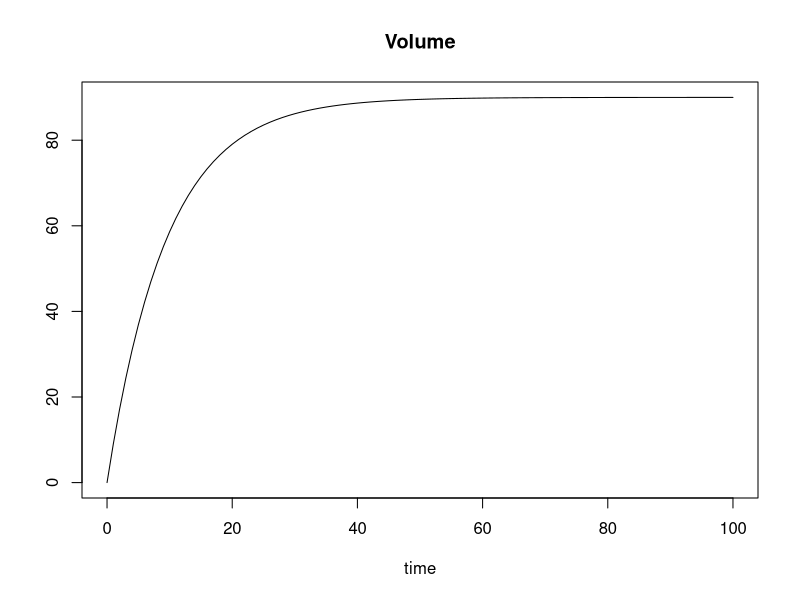

Write the R code that produced this figure.
####################################
#  add 10 - 10% of volume example
####################################

library(deSolve)

# define volume to add and percentage to decrease
parameters <- c(addVolume = 10, pV = 0.1) 

# define function 
volume <- function(t,y,parms){
  with(as.list(c(parms)),{
         dY <- addVolume - pV * (y+addVolume)
         return(list(c(dY)))
       }
       )
}

#initial state
state <- c(Volume = 0)

#define time sequence you want to run the model
times <- seq(0, 100,  by = 1)

# run simulation using continuous approach
out  <- ode(times = times, y = state,   parms = parameters, func = volume, method = "euler")
head(out)
# plot results
plot(out)
